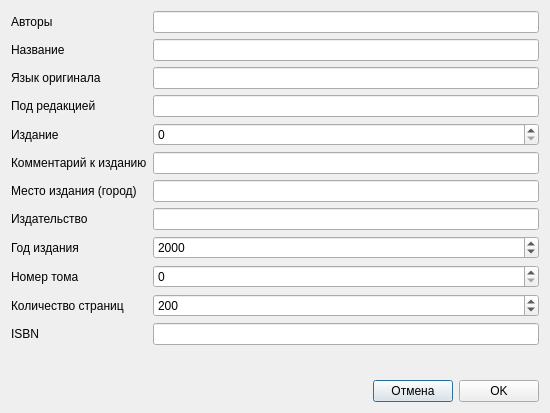
<?xml version="1.0" encoding="UTF-8"?>
<ui version="4.0">
 <class>RefBookDialog</class>
 <widget class="QDialog" name="RefBookDialog">
  <property name="windowModality">
   <enum>Qt::NonModal</enum>
  </property>
  <property name="geometry">
   <rect>
    <x>0</x>
    <y>0</y>
    <width>550</width>
    <height>413</height>
   </rect>
  </property>
  <property name="minimumSize">
   <size>
    <width>550</width>
    <height>0</height>
   </size>
  </property>
  <property name="windowTitle">
   <string>Dialog</string>
  </property>
  <property name="modal">
   <bool>true</bool>
  </property>
  <layout class="QVBoxLayout" name="verticalLayout">
   <item>
    <layout class="QGridLayout" name="gridLayout">
     <item row="1" column="1">
      <widget class="QLineEdit" name="lineEdit_title"/>
     </item>
     <item row="11" column="1">
      <widget class="QLineEdit" name="lineEdit_isbn"/>
     </item>
     <item row="3" column="0">
      <widget class="QLabel" name="label_9">
       <property name="text">
        <string>Под редакцией</string>
       </property>
      </widget>
     </item>
     <item row="10" column="0">
      <widget class="QLabel" name="label_7">
       <property name="text">
        <string>Количество страниц</string>
       </property>
      </widget>
     </item>
     <item row="1" column="0">
      <widget class="QLabel" name="label">
       <property name="text">
        <string>Название</string>
       </property>
      </widget>
     </item>
     <item row="8" column="1">
      <widget class="QSpinBox" name="spinBox_year">
       <property name="maximum">
        <number>3000</number>
       </property>
       <property name="value">
        <number>2000</number>
       </property>
      </widget>
     </item>
     <item row="2" column="0">
      <widget class="QLabel" name="label_8">
       <property name="text">
        <string>Язык оригинала</string>
       </property>
      </widget>
     </item>
     <item row="3" column="1">
      <widget class="QLineEdit" name="lineEdit_translators">
       <property name="toolTip">
        <string>Разделитель имен - точка с запятой, разделитель инициалов - пробел.
Пример: С. В. Комарова; А. А. Петровой</string>
       </property>
      </widget>
     </item>
     <item row="4" column="0">
      <widget class="QLabel" name="label_11">
       <property name="text">
        <string>Издание</string>
       </property>
      </widget>
     </item>
     <item row="0" column="0">
      <widget class="QLabel" name="label_3">
       <property name="text">
        <string>Авторы</string>
       </property>
      </widget>
     </item>
     <item row="7" column="0">
      <widget class="QLabel" name="label_5">
       <property name="text">
        <string>Издательство</string>
       </property>
      </widget>
     </item>
     <item row="4" column="1">
      <widget class="QSpinBox" name="spinBox_publication">
       <property name="toolTip">
        <string>0 - не включать информацию об издании в ссылку.</string>
       </property>
       <property name="maximum">
        <number>1000000</number>
       </property>
      </widget>
     </item>
     <item row="6" column="0">
      <widget class="QLabel" name="label_4">
       <property name="text">
        <string>Место издания (город)</string>
       </property>
      </widget>
     </item>
     <item row="0" column="1">
      <widget class="QLineEdit" name="lineEdit_authors">
       <property name="toolTip">
        <string>Разделитель имен - точка с запятой, разделитель инициалов - пробел.
Пример: А. А. Артемов; A. Petrov</string>
       </property>
      </widget>
     </item>
     <item row="11" column="0">
      <widget class="QLabel" name="label_13">
       <property name="text">
        <string>ISBN</string>
       </property>
      </widget>
     </item>
     <item row="10" column="1">
      <widget class="QSpinBox" name="spinBox_pages">
       <property name="minimum">
        <number>1</number>
       </property>
       <property name="maximum">
        <number>1000000</number>
       </property>
       <property name="value">
        <number>200</number>
       </property>
      </widget>
     </item>
     <item row="2" column="1">
      <widget class="QLineEdit" name="lineEdit_language">
       <property name="toolTip">
        <string>Пример: англ.</string>
       </property>
      </widget>
     </item>
     <item row="9" column="1">
      <widget class="QSpinBox" name="spinBox_volume">
       <property name="toolTip">
        <string>0 - не включать информацию о томе в ссылку.</string>
       </property>
       <property name="maximum">
        <number>1000000</number>
       </property>
      </widget>
     </item>
     <item row="6" column="1">
      <widget class="QLineEdit" name="lineEdit_city"/>
     </item>
     <item row="5" column="1">
      <widget class="QLineEdit" name="lineEdit_comment">
       <property name="toolTip">
        <string>Пример: исп. и перераб.</string>
       </property>
      </widget>
     </item>
     <item row="8" column="0">
      <widget class="QLabel" name="label_6">
       <property name="text">
        <string>Год издания</string>
       </property>
      </widget>
     </item>
     <item row="5" column="0">
      <widget class="QLabel" name="label_12">
       <property name="text">
        <string>Комментарий к изданию</string>
       </property>
      </widget>
     </item>
     <item row="7" column="1">
      <widget class="QLineEdit" name="lineEdit_publish"/>
     </item>
     <item row="9" column="0">
      <widget class="QLabel" name="label_10">
       <property name="text">
        <string>Номер тома</string>
       </property>
      </widget>
     </item>
    </layout>
   </item>
   <item>
    <spacer name="verticalSpacer">
     <property name="orientation">
      <enum>Qt::Vertical</enum>
     </property>
     <property name="sizeHint" stdset="0">
      <size>
       <width>20</width>
       <height>40</height>
      </size>
     </property>
    </spacer>
   </item>
   <item>
    <layout class="QHBoxLayout" name="horizontalLayout">
     <item>
      <spacer name="horizontalSpacer">
       <property name="orientation">
        <enum>Qt::Horizontal</enum>
       </property>
       <property name="sizeHint" stdset="0">
        <size>
         <width>40</width>
         <height>20</height>
        </size>
       </property>
      </spacer>
     </item>
     <item>
      <widget class="QPushButton" name="pushButton_cancel">
       <property name="text">
        <string>Отмена</string>
       </property>
      </widget>
     </item>
     <item>
      <widget class="QPushButton" name="pushButton_OK">
       <property name="text">
        <string>OK</string>
       </property>
      </widget>
     </item>
    </layout>
   </item>
  </layout>
 </widget>
 <tabstops>
  <tabstop>lineEdit_authors</tabstop>
  <tabstop>lineEdit_title</tabstop>
  <tabstop>lineEdit_language</tabstop>
  <tabstop>lineEdit_translators</tabstop>
  <tabstop>spinBox_publication</tabstop>
  <tabstop>lineEdit_comment</tabstop>
  <tabstop>lineEdit_city</tabstop>
  <tabstop>lineEdit_publish</tabstop>
  <tabstop>spinBox_year</tabstop>
  <tabstop>spinBox_volume</tabstop>
  <tabstop>spinBox_pages</tabstop>
  <tabstop>lineEdit_isbn</tabstop>
  <tabstop>pushButton_OK</tabstop>
  <tabstop>pushButton_cancel</tabstop>
 </tabstops>
 <resources/>
 <connections>
  <connection>
   <sender>pushButton_cancel</sender>
   <signal>clicked()</signal>
   <receiver>RefBookDialog</receiver>
   <slot>hide()</slot>
   <hints>
    <hint type="sourcelabel">
     <x>413</x>
     <y>390</y>
    </hint>
    <hint type="destinationlabel">
     <x>274</x>
     <y>206</y>
    </hint>
   </hints>
  </connection>
 </connections>
</ui>
